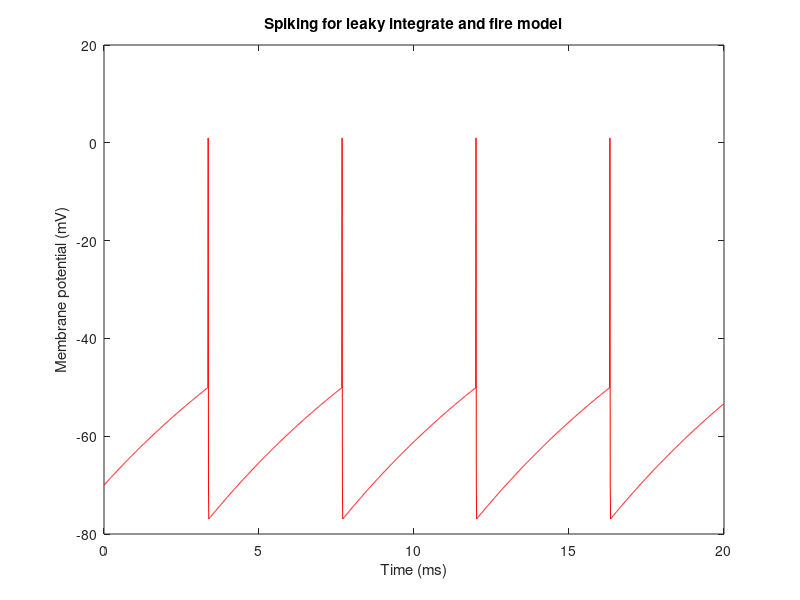

Recreate this plot in MATLAB.
%%
% Leaky integrate and fire model
% Author: Lianne Meah
%% CLEANUP
clc
clear all
%% PARAMETER SETUP
dt = 0.01;
t = 20;
% membrane time constant
tau = 10;
% the spike threshold
theta = -50;
Vrest = -70;
%  time window - max time
T = round(t/dt);
% voltage matrix
Vmat = zeros(1, T);
% refactory period
ref = 0;
% keep track of time for plotting
time = 0:dt:(t-dt);
%% MODEL
% initially set voltage to rest
Vmat(1,1) = Vrest;
% for calculating the new voltage
alpha = dt/tau;
Xj = 0;
% simulation
for step = 2:1:T
	eta = sum((Vrest*Xj)/tau);
	%eta = 0;
	% calculate new voltage
	Vmat(1, step) = (1-alpha).*Vmat(1, step-1) + eta;
	if Vmat(1, step) > theta
		% spike
		Vmat(1, step-1) = 1;
		% voltage reset
		Vmat(1, step) = Vrest;
		Xj = 1;
	else
		% no spike
		Xj = 0;
	end
end
%% PLOTTING
figure(1);
plot(time,Vmat, 'r')
title('Spiking for leaky integrate and fire model');
xlabel('Time (ms)');
ylabel('Membrane potential (mV)');
